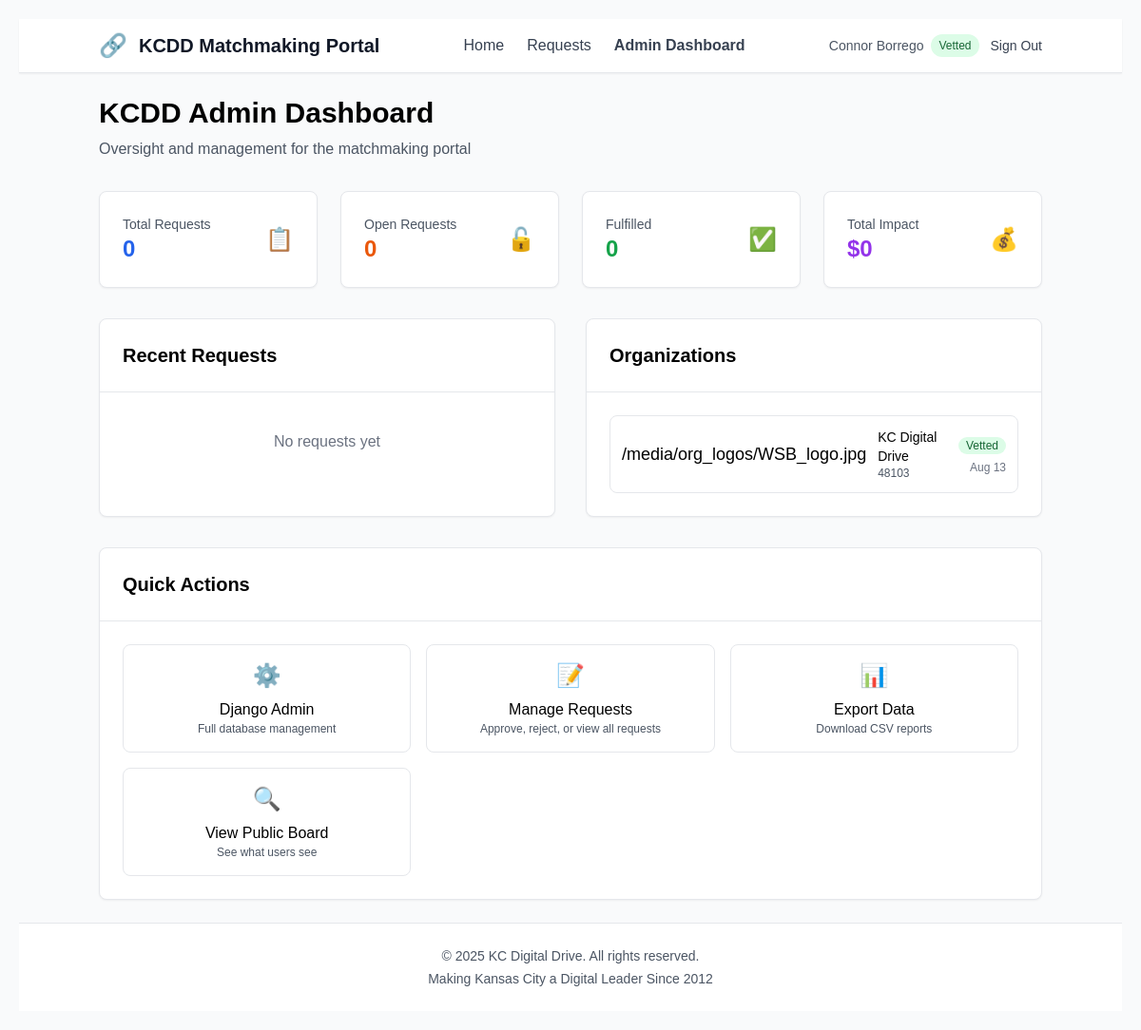
Page /dashboard/ (signed in) on the earlier database version.
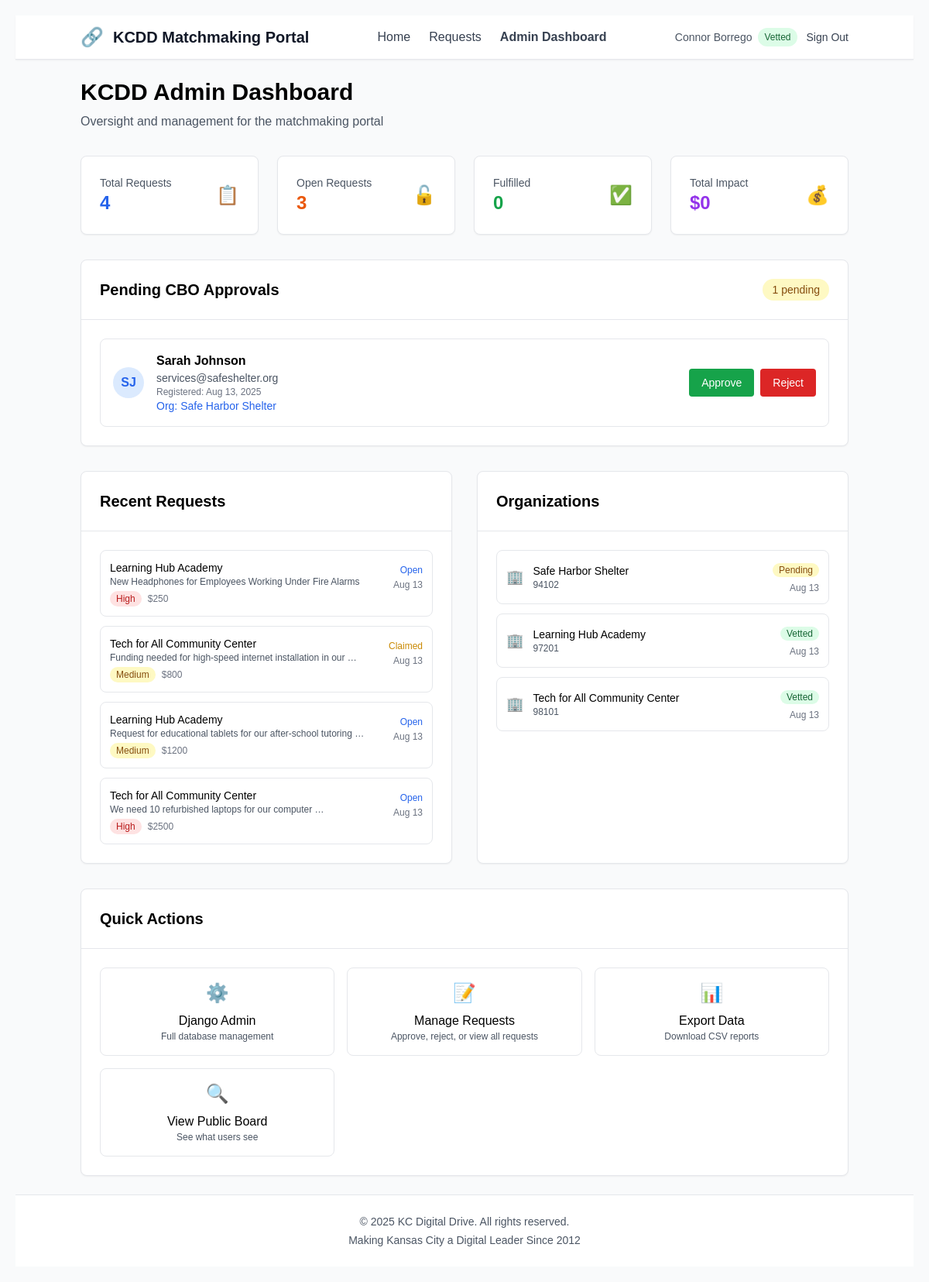
Same page on the later database version.
### app/models/organization.py (models this page shows, shortened)
class Organization(models.Model):
    id = models.UUIDField(primary_key=True, default=uuid.uuid4, editable=False)
    user = models.OneToOneField(settings.AUTH_USER_MODEL, on_delete=models.CASCADE, related_name='organization')
    name = models.CharField(max_length=200)
    website = models.URLField(blank=True)
    mission = models.TextField(help_text="Organization mission/description")
    email = models.EmailField()
    phone = models.CharField(max_length=20, blank=True)
    address = models.TextField(blank=True)
    zipcode = models.CharField(
        max_length=10,
        validators=[RegexValidator(r'^\d{5}(-\d{4})?$', 'Enter a valid ZIP code')]
    )
    ein = models.CharField(
        max_length=12,
        blank=True,
        validators=[RegexValidator(r'^\d{2}-\d{7}$', 'Enter EIN in format: 12-3456789')],
        help_text="Tax ID in format: 12-3456789"
    )
    logo = models.ImageField(upload_to='org_logos/', blank=True, null=True)
    logo_emoji = models.CharField(max_length=10, blank=True, help_text="Emoji as fallback logo")
    cause_areas = models.ManyToManyField('app.CauseArea', blank=True)
    created_at = models.DateTimeField(auto_now_add=True)
    updated_at = models.DateTimeField(auto_now=True)
    class Meta:
        ordering = ['name']
    @property
    def is_vetted(self):
        return self.user.is_vetted
    @property
    def display_logo(self):
        if self.logo:
            return self.logo.url
        return self.logo_emoji or "🏢"

### app/models/user.py (models this page shows, shortened)
class User(AbstractUser):
    USER_TYPES = [
        ('admin', 'Admin'),
        ('cbo', 'Community-Based Organization'),
        ('donor', 'Donor'),
    ]
    id = models.UUIDField(primary_key=True, default=uuid.uuid4, editable=False)
    user_type = models.CharField(max_length=10, choices=USER_TYPES, default='donor')
    phone = models.CharField(max_length=20, blank=True)
    is_vetted = models.BooleanField(default=False)
    vetting_note = models.TextField(blank=True)
    created_at = models.DateTimeField(auto_now_add=True)
    updated_at = models.DateTimeField(auto_now=True)
    @property
    def is_admin_user(self):
        return self.user_type == 'admin' or self.is_superuser

### app/models/request.py (models this page shows, shortened)
class Request(models.Model):
    STATUS_CHOICES = [
        ('open', 'Open'),
        ('claimed', 'Claimed'),
        ('fulfilled', 'Fulfilled'),
    ]
    URGENCY_CHOICES = [
        ('low', 'Low'),
        ('medium', 'Medium'),
        ('high', 'High'),
    ]
    id = models.UUIDField(primary_key=True, default=uuid.uuid4, editable=False)
    organization = models.ForeignKey('app.Organization', on_delete=models.CASCADE, related_name='requests')
    cause_area = models.ForeignKey('app.CauseArea', on_delete=models.PROTECT)
    donor = models.ForeignKey(settings.AUTH_USER_MODEL, on_delete=models.SET_NULL, null=True, blank=True, related_name='claimed_requests')
    description = models.TextField(help_text="What is needed and why?")
    amount = models.DecimalField(
        max_digits=10,
        decimal_places=2,
        validators=[MinValueValidator(0.01)],
        help_text="Dollar amount requested"
    )
    urgency = models.CharField(max_length=10, choices=URGENCY_CHOICES, default='medium')
    zipcode = models.CharField(max_length=10, help_text="ZIP code where assistance is needed")
    identity_categories = models.ManyToManyField('app.IdentityCategory', blank=True, help_text="Recipient identity tags")
    status = models.CharField(max_length=10, choices=STATUS_CHOICES, default='open')
    donor_note = models.TextField(blank=True, help_text="Note from donor about fulfillment plan")
    created_at = models.DateTimeField(auto_now_add=True)
    updated_at = models.DateTimeField(auto_now=True)
    claimed_at = models.DateTimeField(null=True, blank=True)
    fulfilled_at = models.DateTimeField(null=True, blank=True)
    class Meta:
        ordering = ['-created_at']
    @property
    def urgency_badge_class(self):
        badges = {
            'low': 'bg-gray-100 text-gray-700',
            'medium': 'bg-yellow-100 text-yellow-800',
            'high': 'bg-red-100 text-red-700',
        }
        return badges.get(self.urgency, 'bg-gray-100 text-gray-700')

### app/views.py (the view, shortened to what this page needs)
# urls.py: path('dashboard/', views.admin_dashboard, name='admin_dashboard'),
@login_required
def admin_dashboard(request):
    if not request.user.is_admin_user:
        messages.error(request, 'Access denied.')
        return redirect('app:home')
    total_requests = Request.objects.count()
    open_requests = Request.objects.filter(status='open').count()
    claimed_requests = Request.objects.filter(status='claimed').count()
    fulfilled_requests = Request.objects.filter(status='fulfilled').count()
    pending_cbos = User.objects.filter(user_type='cbo', is_vetted=False).count()
    total_impact = Request.objects.filter(status='fulfilled').aggregate(total=Sum('amount'))['total'] or 0
    recent_requests = Request.objects.order_by('-created_at')[:10]
    pending_cbo_users = User.objects.filter(user_type='cbo', is_vetted=False).order_by('-date_joined')
    all_organizations = Organization.objects.select_related('user').order_by('-created_at')[:10]
    all_donors = DonorProfile.objects.select_related('user').order_by('-created_at')[:10]
    context = {
        'total_requests': total_requests,
        'open_requests': open_requests,
        'claimed_requests': claimed_requests,
        'fulfilled_requests': fulfilled_requests,
        'pending_cbos': pending_cbos,
        'total_impact': total_impact,
        'recent_requests': recent_requests,
        'pending_cbo_users': pending_cbo_users,
        'organizations': all_organizations,
        'donors': all_donors,
    }
    return render(request, 'admin_dashboard.html', context)

### templates/admin_dashboard.html (shortened to what the changed rows need)
{% extends 'base.html' %}
{% load static %}
{% block content %}
<div class="container mx-auto px-4 py-6">
    <div class="mb-8">
        <h1 class="text-3xl font-bold mb-2">KCDD Admin Dashboard</h1>
    </div>
    <div class="grid md:grid-cols-2 lg:grid-cols-4 gap-6 mb-8">
        <div class="bg-white rounded-lg shadow-sm border p-6">
            <div class="flex items-center justify-between">
                <div>
                    <p class="text-gray-600 text-sm font-medium">Total Requests</p>
                    <p class="text-2xl font-bold text-blue-600">{{ total_requests }}</p>
                </div>
            </div>
        </div>
        <div class="bg-white rounded-lg shadow-sm border p-6">
            <div class="flex items-center justify-between">
                <div>
                    <p class="text-gray-600 text-sm font-medium">Open Requests</p>
                    <p class="text-2xl font-bold text-orange-600">{{ open_requests }}</p>
                </div>
            </div>
        </div>
    </div>
    {% if pending_cbo_users %}
    <div class="bg-white rounded-lg shadow-sm border mb-8">
        <div class="p-6 border-b">
            <div class="flex items-center justify-between">
                <h2 class="text-xl font-semibold">Pending CBO Approvals</h2>
                <span class="bg-yellow-100 text-yellow-800 text-sm px-3 py-1 rounded-full">
                    {{ pending_cbos }} pending
                </span>
            </div>
        </div>
        <div class="p-6">
            <div class="space-y-4">
                {% for cbo_user in pending_cbo_users %}
                <div class="border rounded-lg p-4 flex items-center justify-between">
                    <div class="flex items-center gap-4">
                        <div class="w-10 h-10 bg-blue-100 rounded-full flex items-center justify-center">
                            <span class="text-blue-600 font-semibold">{{ cbo_user.first_name.0 }}{{ cbo_user.last_name.0 }}</span>
                        </div>
                        <div>
                            <h3 class="font-semibold">{{ cbo_user.get_full_name }}</h3>
                            <p class="text-sm text-gray-600">{{ cbo_user.email }}</p>
                            <p class="text-xs text-gray-500">Registered: {{ cbo_user.date_joined|date:"M j, Y" }}</p>
                            {% if cbo_user.organization %}
                            <p class="text-sm text-blue-600">Org: {{ cbo_user.organization.name }}</p>
                            {% endif %}
                        </div>
                    </div>
                    <div class="flex gap-2">
                        <form method="post" style="display: inline;">
                            <button type="submit"
                                    onclick="return confirm('Approve {{ cbo_user.get_full_name }}?')"
                                    class="bg-green-600 text-white px-4 py-2 rounded text-sm hover:bg-green-700 transition">
                                Approve
                            </button>
                        </form>
                        <form method="post" style="display: inline;">
                            <button type="submit"
                                    onclick="return confirm('Reject {{ cbo_user.get_full_name }}?')"
                                    class="bg-red-600 text-white px-4 py-2 rounded text-sm hover:bg-red-700 transition">
                                Reject
                            </button>
                        </form>
                    </div>
                </div>
                {% endfor %}
            </div>
        </div>
    </div>
    {% endif %}
    <div class="grid lg:grid-cols-2 gap-8 mb-8">
        <div class="bg-white rounded-lg shadow-sm border">
            <div class="p-6 border-b">
                <h2 class="text-xl font-semibold">Recent Requests</h2>
            </div>
            <div class="p-6">
                {% if recent_requests %}
                    <div class="space-y-3">
                        {% for request in recent_requests %}
                        <div class="border rounded-lg p-3">
                            <div class="flex items-start justify-between">
                                <div class="flex-1">
                                    <h4 class="font-medium text-sm">{{ request.organization.name }}</h4>
                                    <p class="text-xs text-gray-600 truncate">{{ request.description|truncatewords:8 }}</p>
                                    <div class="flex items-center gap-2 mt-1">
                                        <span class="text-xs px-2 py-0.5 rounded-full {{ request.urgency_badge_class }}">
                                            {{ request.get_urgency_display }}
                                        </span>
                                        <span class="text-xs text-gray-500">${{ request.amount|floatformat:0 }}</span>
                                    </div>
                                </div>
                                <div class="text-right">
                                    <span class="text-xs {% if request.status == 'open' %}text-blue-600{% elif request.status == 'claimed' %}text-yellow-600{% else %}text-green-600{% endif %}">
                                        {{ request.get_status_display }}
                                    </span>
                                    <p class="text-xs text-gray-500">{{ request.created_at|date:"M j" }}</p>
                                </div>
                            </div>
                        </div>
                        {% endfor %}
                    </div>
                {% else %}
                    <p class="text-gray-500 text-center py-4">No requests yet</p>
                {% endif %}
            </div>
        </div>
        <div class="bg-white rounded-lg shadow-sm border">
            <div class="p-6 border-b">
                <h2 class="text-xl font-semibold">Organizations</h2>
            </div>
            <div class="p-6">
                {% if organizations %}
                    <div class="space-y-3">
                        {% for org in organizations %}
                        <div class="border rounded-lg p-3">
                            <div class="flex items-center justify-between">
                                <div class="flex items-center gap-3">
                                    <div class="text-lg">{{ org.display_logo }}</div>
                                    <div>
                                        <h4 class="font-medium text-sm">{{ org.name }}</h4>
                                        <p class="text-xs text-gray-600">{{ org.zipcode }}</p>
                                    </div>
                                </div>
                                <div class="text-right">
                                    <span class="text-xs px-2 py-0.5 rounded-full {% if org.is_vetted %}bg-green-100 text-green-800{% else %}bg-yellow-100 text-yellow-800{% endif %}">
                                        {% if org.is_vetted %}Vetted{% else %}Pending{% endif %}
                                    </span>
                                    <p class="text-xs text-gray-500 mt-1">{{ org.created_at|date:"M j" }}</p>
                                </div>
                            </div>
                        </div>
                        {% endfor %}
                    </div>
                {% else %}
                    <p class="text-gray-500 text-center py-4">No organizations yet</p>
                {% endif %}
            </div>
        </div>
    </div>
    <div class="bg-white rounded-lg shadow-sm border">
        <div class="p-6 border-b">
            <h2 class="text-xl font-semibold">Quick Actions</h2>
        </div>
    </div>
</div>
{% endblock %}

Differences in the rows shown:
removed Organization: display_logo "/media/org_logos/WSB_logo.jpg", name "KC Digital Drive", zipcode "48103", shows "Vetted", created_at "Aug 13"
added User: first_name.0 "S", last_name.0 "J", get_full_name "Sarah Johnson", email "services@safeshelter.org", date_joined "Aug 13, 2025", organization.name "Safe Harbor Shelter"
added Request: organization.name "Learning Hub Academy", description "New Headphones for Employees Working Under Fire Alarms", urgency "High", amount "250", status "Open", created_at "Aug 13"
added Request: organization.name "Tech for All Community Center", description "Funding needed for high-speed internet installation in our …", urgency "Medium", amount "800", status "Claimed", created_at "Aug 13"
added Request: organization.name "Learning Hub Academy", description "Request for educational tablets for our after-school tutoring …", urgency "Medium", amount "1200", status "Open", created_at "Aug 13"
added Request: organization.name "Tech for All Community Center", description "We need 10 refurbished laptops for our computer …", urgency "High", amount "2500", status "Open", created_at "Aug 13"
added Organization: display_logo "🏢", name "Safe Harbor Shelter", zipcode "94102", shows "Pending", created_at "Aug 13"
added Organization: display_logo "🏢", name "Learning Hub Academy", zipcode "97201", shows "Vetted", created_at "Aug 13"
added Organization: display_logo "🏢", name "Tech for All Community Center", zipcode "98101", shows "Vetted", created_at "Aug 13"
Other differences:
{{ total_requests }}: "0" → "4"
{{ open_requests }}: "0" → "3"
{{ pending_cbos }}: (not shown) → "1"
text no longer shown: "No requests yet"
text now shown: "Pending CBO Approvals pending"
